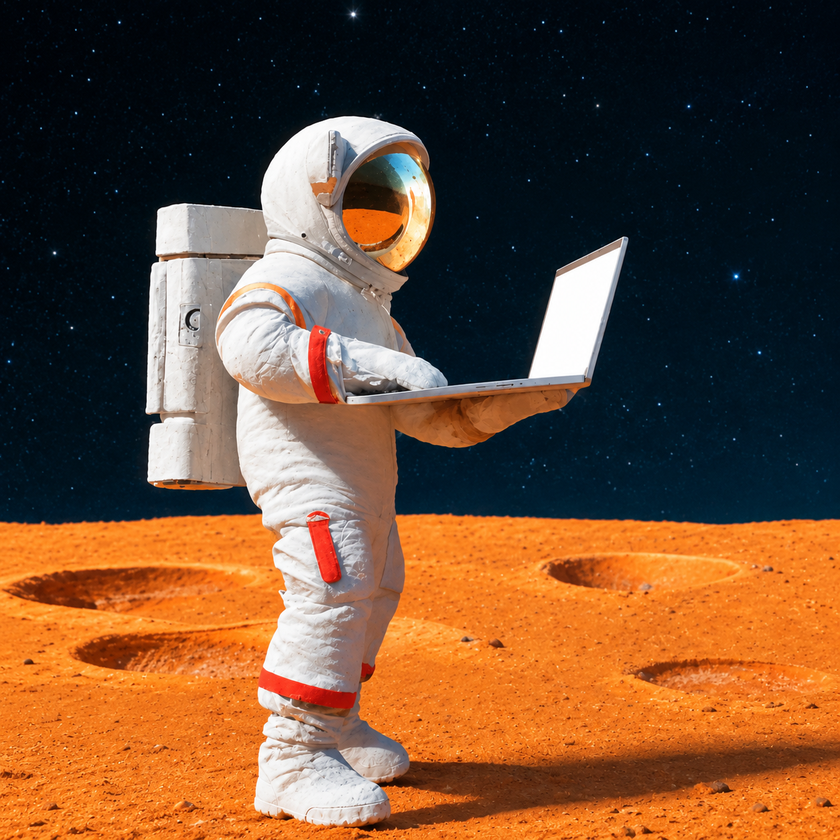
#> input picture myOne.png, 840 x 840 px, shrunk from 1254 x 1254 before the run
$ python image_rotation.py
#> lines starting #> are read from the running program, lines starting #| are printed output that depends on the picture
import cv2

image = cv2.imread("myOne.png")
#> image is the input picture: shape (840, 840, 3); mean B, G, R 52.9, 77.8, 112.4

if image is None:
            print("Image not found !")
            exit()


print("Image shape is : ",image.shape)
#| Image shape is :  (840, 840, 3)

rotated_image = cv2.rotate(image,cv2.ROTATE_90_CLOCKWISE)
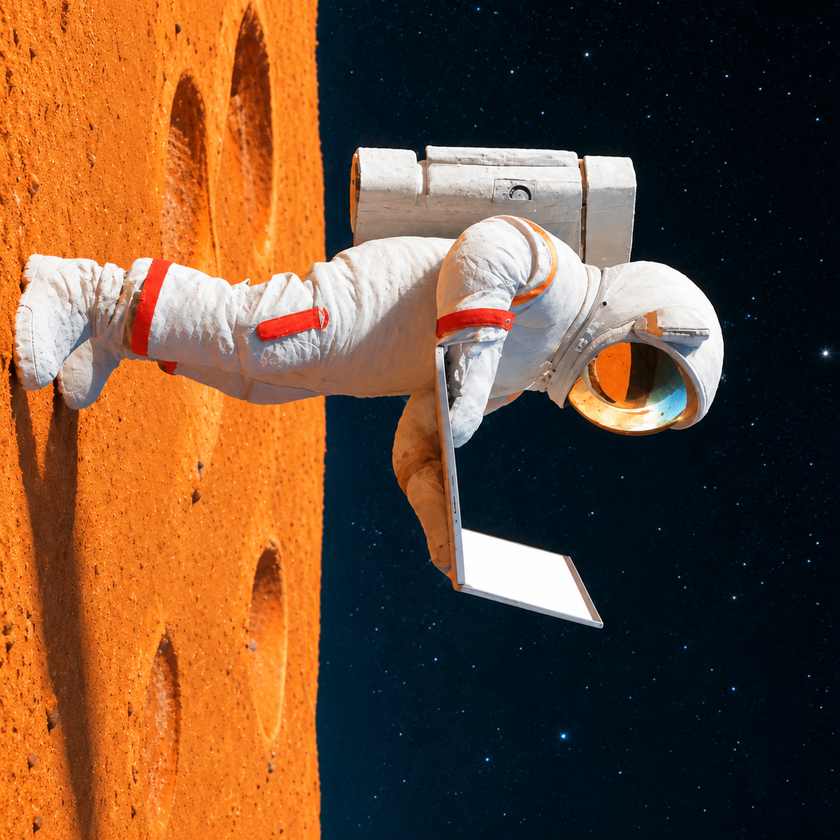
#> rotated_image: shape (840, 840, 3); mean B, G, R 52.9, 77.8, 112.4

rotated_image_180 = cv2.rotate(image,cv2.ROTATE_180)
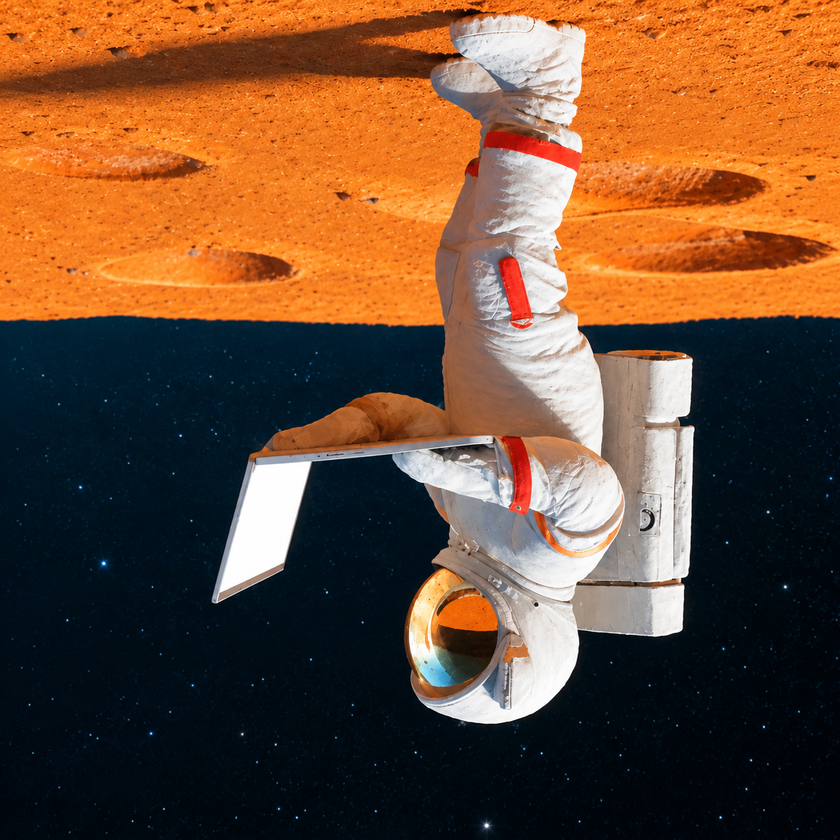
#> rotated_image_180: shape (840, 840, 3); mean B, G, R 52.9, 77.8, 112.4

rotated_image_anticlockwise = cv2.rotate(image,cv2.ROTATE_90_COUNTERCLOCKWISE)
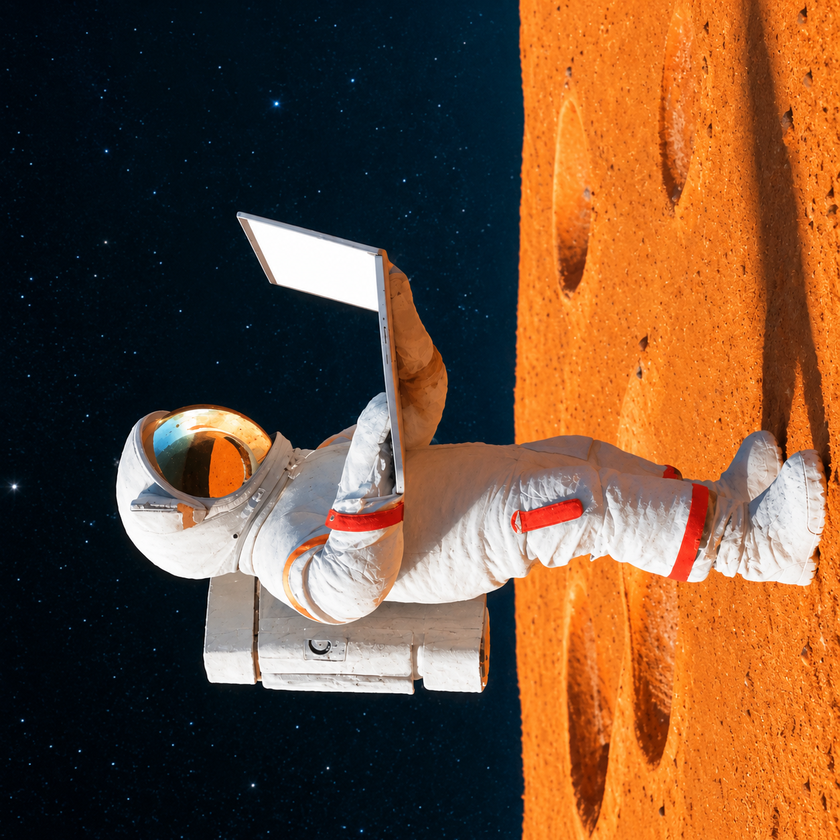
#> rotated_image_anticlockwise: shape (840, 840, 3); mean B, G, R 52.9, 77.8, 112.4

cv2.imwrite("outputs/rotated.png",rotated_image)
cv2.imwrite("outputs/rotated_180.png",rotated_image_180)
cv2.imwrite("outputs/rotated_counter_clock.png",rotated_image_anticlockwise)

cv2.imshow("Original Image",image)
cv2.imshow("rotated image",rotated_image)

print("Rotated image shape",rotated_image.shape)
#| Rotated image shape (840, 840, 3)

cv2.waitKey(0)
cv2.destroyAllWindows()
